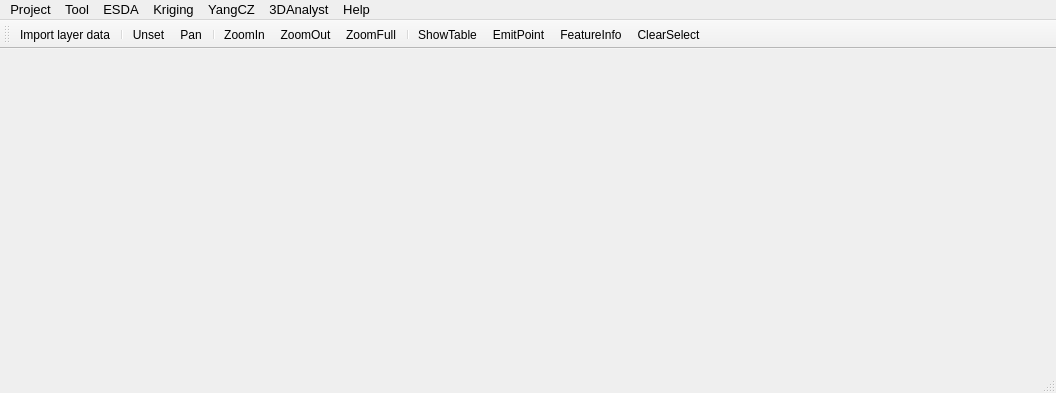
<?xml version="1.0" encoding="UTF-8"?>
<ui version="4.0">
 <class>YCZSoftware_VSClass</class>
 <widget class="QMainWindow" name="YCZSoftware_VSClass">
  <property name="geometry">
   <rect>
    <x>0</x>
    <y>0</y>
    <width>1056</width>
    <height>393</height>
   </rect>
  </property>
  <property name="minimumSize">
   <size>
    <width>0</width>
    <height>50</height>
   </size>
  </property>
  <property name="font">
   <font>
    <family>Microsoft YaHei UI</family>
    <pointsize>9</pointsize>
   </font>
  </property>
  <property name="acceptDrops">
   <bool>true</bool>
  </property>
  <property name="windowTitle">
   <string>YCZSoftware_VS</string>
  </property>
  <property name="windowIcon">
   <iconset>
    <normaloff>../../../ycz_l.png</normaloff>../../../ycz_l.png</iconset>
  </property>
  <property name="iconSize">
   <size>
    <width>20</width>
    <height>20</height>
   </size>
  </property>
  <widget class="QWidget" name="centralwidget"/>
  <widget class="QMenuBar" name="menubar">
   <property name="geometry">
    <rect>
     <x>0</x>
     <y>0</y>
     <width>1056</width>
     <height>25</height>
    </rect>
   </property>
   <property name="sizePolicy">
    <sizepolicy hsizetype="MinimumExpanding" vsizetype="Expanding">
     <horstretch>0</horstretch>
     <verstretch>0</verstretch>
    </sizepolicy>
   </property>
   <property name="font">
    <font>
     <family>Microsoft YaHei UI</family>
     <pointsize>10</pointsize>
    </font>
   </property>
   <property name="focusPolicy">
    <enum>Qt::NoFocus</enum>
   </property>
   <property name="contextMenuPolicy">
    <enum>Qt::DefaultContextMenu</enum>
   </property>
   <property name="layoutDirection">
    <enum>Qt::LeftToRight</enum>
   </property>
   <property name="styleSheet">
    <string notr="true"/>
   </property>
   <widget class="QMenu" name="menuFile">
    <property name="geometry">
     <rect>
      <x>329</x>
      <y>335</y>
      <width>120</width>
      <height>200</height>
     </rect>
    </property>
    <property name="title">
     <string>Project</string>
    </property>
    <widget class="QMenu" name="menuImport">
     <property name="font">
      <font>
       <family>Microsoft YaHei UI</family>
       <pointsize>9</pointsize>
      </font>
     </property>
     <property name="title">
      <string>Import</string>
     </property>
     <addaction name="actionImportXYZ"/>
     <addaction name="actionImportShp"/>
    </widget>
    <addaction name="actionOpen"/>
    <addaction name="actionNew"/>
    <addaction name="actionSave"/>
    <addaction name="actionSaveAs"/>
    <addaction name="separator"/>
    <addaction name="menuImport"/>
    <addaction name="separator"/>
    <addaction name="actionExit"/>
   </widget>
   <widget class="QMenu" name="menu3D">
    <property name="title">
     <string>3DAnalyst</string>
    </property>
    <addaction name="actionOpen3DWindow"/>
   </widget>
   <widget class="QMenu" name="menuYCZ">
    <property name="title">
     <string>YangCZ</string>
    </property>
    <addaction name="actionOrdinary_YCZ"/>
    <addaction name="actionGYCZ"/>
    <addaction name="actionCoYCZ"/>
    <addaction name="actionSTYCZ"/>
    <addaction name="actionSTCoYCZ"/>
    <addaction name="actionNonlinearYCZ"/>
   </widget>
   <widget class="QMenu" name="menuKriging">
    <property name="title">
     <string>Kriging</string>
    </property>
    <addaction name="actionNormalKriging"/>
    <addaction name="actionUniversalKriging"/>
    <addaction name="actionCoKriging"/>
    <addaction name="actionRegressionKriging"/>
   </widget>
   <widget class="QMenu" name="menu">
    <property name="title">
     <string>Tool</string>
    </property>
    <addaction name="actionLog_Transform"/>
    <addaction name="actionInverse_Log_Transform"/>
    <addaction name="separator"/>
    <addaction name="actionCorrelation_Analysis"/>
    <addaction name="separator"/>
    <addaction name="actionYCZF"/>
   </widget>
   <widget class="QMenu" name="menuHelp">
    <property name="title">
     <string>Help</string>
    </property>
    <addaction name="actionAbout"/>
   </widget>
   <widget class="QMenu" name="menuESDA">
    <property name="title">
     <string>ESDA</string>
    </property>
    <addaction name="actionHistogram"/>
    <addaction name="actionQQ_Plot"/>
    <addaction name="actionBox_Plot"/>
    <addaction name="separator"/>
    <addaction name="actionAmoeba_G"/>
    <addaction name="actionHTMSCAN"/>
    <addaction name="separator"/>
   </widget>
   <addaction name="menuFile"/>
   <addaction name="menu"/>
   <addaction name="menuESDA"/>
   <addaction name="menuKriging"/>
   <addaction name="menuYCZ"/>
   <addaction name="menu3D"/>
   <addaction name="menuHelp"/>
  </widget>
  <widget class="QStatusBar" name="statusbar"/>
  <widget class="QToolBar" name="toolBar">
   <property name="windowTitle">
    <string>toolBar</string>
   </property>
   <property name="iconSize">
    <size>
     <width>26</width>
     <height>26</height>
    </size>
   </property>
   <attribute name="toolBarArea">
    <enum>TopToolBarArea</enum>
   </attribute>
   <attribute name="toolBarBreak">
    <bool>false</bool>
   </attribute>
   <addaction name="actionImportShp"/>
   <addaction name="separator"/>
   <addaction name="actionUnset"/>
   <addaction name="actionPan"/>
   <addaction name="separator"/>
   <addaction name="actionZoomIn"/>
   <addaction name="actionZoomOut"/>
   <addaction name="actionZoomFull"/>
   <addaction name="separator"/>
   <addaction name="actionShowTable"/>
   <addaction name="actionEmitPoint"/>
   <addaction name="actionFeatureInfo"/>
   <addaction name="actionClearSelect"/>
  </widget>
  <action name="actionOpen">
   <property name="text">
    <string>Open</string>
   </property>
   <property name="font">
    <font>
     <family>Microsoft YaHei UI</family>
     <pointsize>9</pointsize>
    </font>
   </property>
   <property name="priority">
    <enum>QAction::NormalPriority</enum>
   </property>
  </action>
  <action name="actionImportXYZ">
   <property name="text">
    <string>Import csv/txt data</string>
   </property>
   <property name="toolTip">
    <string>导入csv/txt</string>
   </property>
   <property name="font">
    <font>
     <family>Microsoft YaHei UI</family>
     <pointsize>9</pointsize>
    </font>
   </property>
  </action>
  <action name="actionImportShp">
   <property name="text">
    <string>Import layer data</string>
   </property>
   <property name="font">
    <font>
     <family>Microsoft YaHei UI</family>
     <pointsize>9</pointsize>
    </font>
   </property>
  </action>
  <action name="actionOpen3DWindow">
   <property name="text">
    <string>Open 3D Window</string>
   </property>
   <property name="font">
    <font>
     <family>Microsoft YaHei UI</family>
     <pointsize>9</pointsize>
    </font>
   </property>
  </action>
  <action name="actionGYCZ">
   <property name="text">
    <string>GYangCZ</string>
   </property>
  </action>
  <action name="actionNormalKriging">
   <property name="text">
    <string>Normal Kriging</string>
   </property>
  </action>
  <action name="actionUniversalKriging">
   <property name="text">
    <string>Universal Kriging</string>
   </property>
  </action>
  <action name="actionCoKriging">
   <property name="text">
    <string>Co-Kriging</string>
   </property>
  </action>
  <action name="actionRegressionKriging">
   <property name="text">
    <string>Regression Kriging</string>
   </property>
  </action>
  <action name="actionYCZF">
   <property name="text">
    <string>YCZ Filter</string>
   </property>
  </action>
  <action name="actionCoYCZ">
   <property name="text">
    <string>CoYangCZ</string>
   </property>
  </action>
  <action name="actionSTYCZ">
   <property name="text">
    <string>STYangCZ</string>
   </property>
  </action>
  <action name="actionSTCoYCZ">
   <property name="text">
    <string>STCoYangCZ</string>
   </property>
  </action>
  <action name="actionNonlinearYCZ">
   <property name="text">
    <string>NYangCZ</string>
   </property>
  </action>
  <action name="actionPan">
   <property name="icon">
    <iconset>
     <normaloff>D:/GIS_todo/ArcGIS图标/ArcGIS/PanTool32.png</normaloff>D:/GIS_todo/ArcGIS图标/ArcGIS/PanTool32.png</iconset>
   </property>
   <property name="text">
    <string>Pan</string>
   </property>
   <property name="toolTip">
    <string>Pan</string>
   </property>
  </action>
  <action name="actionZoomOut">
   <property name="icon">
    <iconset>
     <normaloff>D:/GIS_todo/Dev20图标 (1)/Dev20/ZoomOut_32x32.png</normaloff>D:/GIS_todo/Dev20图标 (1)/Dev20/ZoomOut_32x32.png</iconset>
   </property>
   <property name="text">
    <string>ZoomOut</string>
   </property>
  </action>
  <action name="actionZoomFull">
   <property name="icon">
    <iconset>
     <normaloff>D:/GIS_todo/Dev20图标 (1)/Dev20/FullExtent_32x32.png</normaloff>D:/GIS_todo/Dev20图标 (1)/Dev20/FullExtent_32x32.png</iconset>
   </property>
   <property name="text">
    <string>ZoomFull</string>
   </property>
  </action>
  <action name="actionMeasure">
   <property name="icon">
    <iconset>
     <normaloff>D:/GIS_todo/Dev20图标 (1)/Dev20/RulerHorizontal_32x32.png</normaloff>D:/GIS_todo/Dev20图标 (1)/Dev20/RulerHorizontal_32x32.png</iconset>
   </property>
   <property name="text">
    <string>Measure</string>
   </property>
  </action>
  <action name="actionZoomIn">
   <property name="icon">
    <iconset>
     <normaloff>D:/GIS_todo/Dev20图标 (1)/Dev20/ZoomIn_32x32.png</normaloff>D:/GIS_todo/Dev20图标 (1)/Dev20/ZoomIn_32x32.png</iconset>
   </property>
   <property name="text">
    <string>ZoomIn</string>
   </property>
  </action>
  <action name="actionUnset">
   <property name="icon">
    <iconset>
     <normaloff>D:/GIS_todo/Dev20图标 (1)/Dev20/Pointer_32x32.png</normaloff>D:/GIS_todo/Dev20图标 (1)/Dev20/Pointer_32x32.png</iconset>
   </property>
   <property name="text">
    <string>Unset</string>
   </property>
  </action>
  <action name="actionShowTable">
   <property name="icon">
    <iconset>
     <normaloff>D:/GIS_todo/Dev20图标 (1)/Dev20/Table_32x32.png</normaloff>D:/GIS_todo/Dev20图标 (1)/Dev20/Table_32x32.png</iconset>
   </property>
   <property name="text">
    <string>ShowTable</string>
   </property>
  </action>
  <action name="actionSerchSQL">
   <property name="icon">
    <iconset>
     <normaloff>D:/GIS_todo/Dev20图标 (1)/Dev20/TableProperties_32x32.png</normaloff>D:/GIS_todo/Dev20图标 (1)/Dev20/TableProperties_32x32.png</iconset>
   </property>
   <property name="text">
    <string>SerchSQL</string>
   </property>
  </action>
  <action name="actionFeatureInfo">
   <property name="icon">
    <iconset>
     <normaloff>D:/GIS_todo/Dev20图标 (1)/Dev20/Info_32x32.png</normaloff>D:/GIS_todo/Dev20图标 (1)/Dev20/Info_32x32.png</iconset>
   </property>
   <property name="text">
    <string>FeatureInfo</string>
   </property>
  </action>
  <action name="actionEmitPoint">
   <property name="icon">
    <iconset>
     <normaloff>D:/GIS_todo/Dev20图标 (1)/Dev20/GeoPoint_32x32.png</normaloff>D:/GIS_todo/Dev20图标 (1)/Dev20/GeoPoint_32x32.png</iconset>
   </property>
   <property name="text">
    <string>EmitPoint</string>
   </property>
  </action>
  <action name="actionClearSelect">
   <property name="icon">
    <iconset>
     <normaloff>D:/GIS_todo/Dev20图标 (1)/Dev20/No_Border_32x32.png</normaloff>D:/GIS_todo/Dev20图标 (1)/Dev20/No_Border_32x32.png</iconset>
   </property>
   <property name="text">
    <string>ClearSelect</string>
   </property>
  </action>
  <action name="actionSelectPoint">
   <property name="icon">
    <iconset>
     <normaloff>D:/GIS_todo/Dev20图标 (1)/Dev20/Point_32x32.png</normaloff>D:/GIS_todo/Dev20图标 (1)/Dev20/Point_32x32.png</iconset>
   </property>
   <property name="text">
    <string>SelectPoint</string>
   </property>
  </action>
  <action name="actionSelectVector">
   <property name="icon">
    <iconset>
     <normaloff>D:/GIS_todo/Dev20图标 (1)/Dev20/SelectAll_32x32.png</normaloff>D:/GIS_todo/Dev20图标 (1)/Dev20/SelectAll_32x32.png</iconset>
   </property>
   <property name="text">
    <string>SelectVector</string>
   </property>
  </action>
  <action name="actionNew">
   <property name="text">
    <string>New</string>
   </property>
   <property name="font">
    <font>
     <family>Microsoft YaHei UI</family>
    </font>
   </property>
  </action>
  <action name="actionSave">
   <property name="text">
    <string>Save</string>
   </property>
  </action>
  <action name="actionSaveAs">
   <property name="text">
    <string>SaveAs</string>
   </property>
  </action>
  <action name="actionExit">
   <property name="text">
    <string>Exit</string>
   </property>
   <property name="toolTip">
    <string>Exit</string>
   </property>
  </action>
  <action name="actionAbout">
   <property name="text">
    <string>About</string>
   </property>
  </action>
  <action name="actionCreatRster">
   <property name="text">
    <string>Creat Rster</string>
   </property>
  </action>
  <action name="actionCheckAccuracy">
   <property name="text">
    <string>Check Accuracy</string>
   </property>
  </action>
  <action name="actionTo_be_developed">
   <property name="text">
    <string>To be developed</string>
   </property>
  </action>
  <action name="actionHistogram">
   <property name="text">
    <string>Histogram</string>
   </property>
  </action>
  <action name="actionQQ_Plot">
   <property name="text">
    <string>QQ Plot</string>
   </property>
  </action>
  <action name="actionBox_Plot">
   <property name="text">
    <string>Box Plot</string>
   </property>
  </action>
  <action name="actionLog_Transform">
   <property name="text">
    <string>Log Transform</string>
   </property>
  </action>
  <action name="actionAmoeba_G">
   <property name="text">
    <string>AMOEBA</string>
   </property>
  </action>
  <action name="actionCorrelation_Analysis">
   <property name="text">
    <string>Correlation Analysis</string>
   </property>
  </action>
  <action name="actionInverse_Log_Transform">
   <property name="text">
    <string>Inverse Log Transform</string>
   </property>
  </action>
  <action name="actionOrdinary_YCZ">
   <property name="text">
    <string>OYangCZ</string>
   </property>
  </action>
  <action name="actionHTMSCAN">
   <property name="text">
    <string>HTMSCAN</string>
   </property>
  </action>
 </widget>
 <layoutdefault spacing="6" margin="11"/>
 <resources>
  <include location="YCZSoftware_VS.qrc"/>
 </resources>
 <connections/>
</ui>
